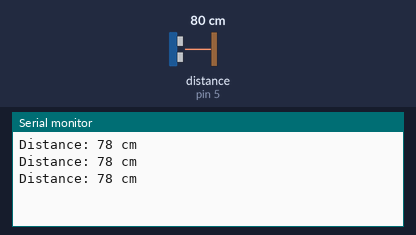
Recording of a sketch running on a simulated Arduino Uno, built with avr-gcc and run on an emulated ATmega328P. On the bench: the last lines printed to the serial monitor. Wiring (inferred from the names in the program): ultrasonic range finder: trigger pin 4; echo pin 5. Inputs (shaded band) come from the test bench; at power-on: distance to the obstacle (sensor on pin 5) 80 cm. The echo pulse lasts 58.3 µs per cm.

Above: at 1.3 s.
1.4 s: distance to the obstacle (sensor on pin 5) set to 2 cm
At 1.9 s:
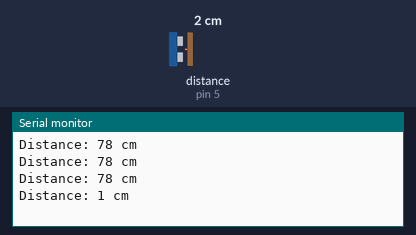
2.9 s: distance to the obstacle (sensor on pin 5) set to 4 cm
At 3.4 s:
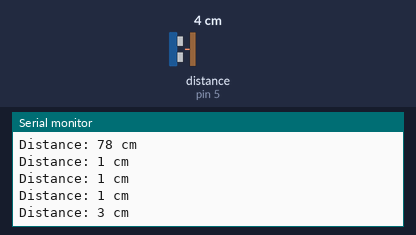
Timing chart, 0 to 5.9 s (numbered marks = the images above; inputs shaded):
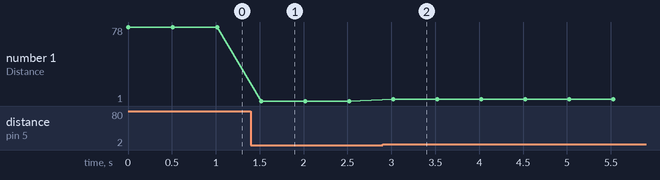

Measured:
- after the input at 1.4 s, the serial monitor: prints a new line after 0.12 s (image 1)
- after the input at 2.9 s, the serial monitor: prints a new line after 0.12 s (image 2)
- plotted number 1: 78 → 1 after the input at 1.4 s, 1 → 3 after the input at 2.9 s

The sketch:

distanceMeasurer.ino
```cpp
// Ultrasonic Sensor Pins
#define Trig_PIN 4    // Trigger pin for ultrasonic sensor
#define Echo_PIN 5    // Echo pin for ultrasonic sensor

void setup() {
  // Initialize serial communication for distance display
  Serial.begin(9600);

  // Setup ultrasonic sensor pins
  pinMode(Trig_PIN, OUTPUT);
  pinMode(Echo_PIN, INPUT);
}

void loop() {
  // Measure distance
  int distance = getDistance();

  // Print distance in centimeters
  Serial.print("Distance: ");
  Serial.print(distance);
  Serial.println(" cm");

  delay(500);  // Wait 500 ms before the next reading
}

// Function to measure distance using ultrasonic sensor
int getDistance() {
  // Trigger the ultrasonic sensor
  digitalWrite(Trig_PIN, LOW);
  delayMicroseconds(2);
  digitalWrite(Trig_PIN, HIGH);
  delayMicroseconds(10);
  digitalWrite(Trig_PIN, LOW);

  // Measure the duration of the echo pulse
  long duration = pulseIn(Echo_PIN, HIGH);

  // Calculate the distance in centimeters
  int distance = duration * 0.034 / 2;

  return distance;
}
```
